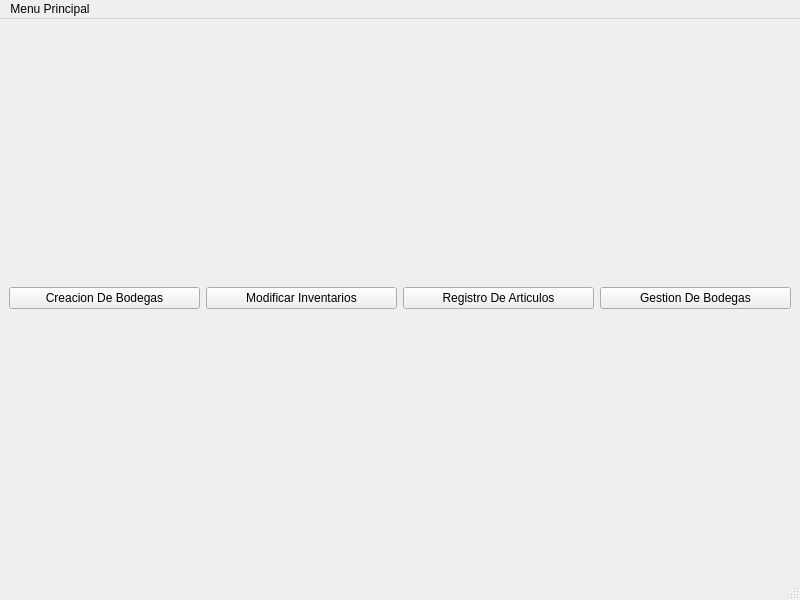
<?xml version="1.0" encoding="UTF-8"?>
<ui version="4.0">
 <class>qtMainWindow</class>
 <widget class="QMainWindow" name="qtMainWindow">
  <property name="geometry">
   <rect>
    <x>0</x>
    <y>0</y>
    <width>800</width>
    <height>600</height>
   </rect>
  </property>
  <property name="cursor">
   <cursorShape>ArrowCursor</cursorShape>
  </property>
  <property name="windowTitle">
   <string>CDP || Bodegas</string>
  </property>
  <widget class="QWidget" name="centralwidget">
   <layout class="QHBoxLayout" name="horizontalLayout">
    <item>
     <widget class="QPushButton" name="qtBTNCreacionDeBodegas">
      <property name="cursor">
       <cursorShape>PointingHandCursor</cursorShape>
      </property>
      <property name="text">
       <string>Creacion De Bodegas</string>
      </property>
     </widget>
    </item>
    <item>
     <widget class="QPushButton" name="qtBTNModificarInventarios">
      <property name="cursor">
       <cursorShape>PointingHandCursor</cursorShape>
      </property>
      <property name="text">
       <string>Modificar Inventarios</string>
      </property>
     </widget>
    </item>
    <item>
     <widget class="QPushButton" name="qtBTNRegistroDeArticulos">
      <property name="cursor">
       <cursorShape>PointingHandCursor</cursorShape>
      </property>
      <property name="text">
       <string>Registro De Articulos</string>
      </property>
     </widget>
    </item>
    <item>
     <widget class="QPushButton" name="qtBTNGestionDeBodegas">
      <property name="cursor">
       <cursorShape>PointingHandCursor</cursorShape>
      </property>
      <property name="text">
       <string>Gestion De Bodegas</string>
      </property>
     </widget>
    </item>
   </layout>
  </widget>
  <widget class="QMenuBar" name="qtMenuBar">
   <property name="geometry">
    <rect>
     <x>0</x>
     <y>0</y>
     <width>800</width>
     <height>21</height>
    </rect>
   </property>
   <widget class="QMenu" name="menuMenu_Principal">
    <property name="title">
     <string>Menu Principal</string>
    </property>
    <addaction name="qtMNUSalir"/>
   </widget>
   <addaction name="menuMenu_Principal"/>
  </widget>
  <widget class="QStatusBar" name="statusbar"/>
  <action name="actionCreacion_De_Bodegas">
   <property name="text">
    <string>Creacion De Bodegas</string>
   </property>
  </action>
  <action name="actionManejo_De_Bodegas">
   <property name="text">
    <string>Manejo De Bodegas</string>
   </property>
  </action>
  <action name="qtMNUSalir">
   <property name="text">
    <string>Salir</string>
   </property>
  </action>
  <action name="actionCreacion_De_Bodegas_2">
   <property name="text">
    <string>Creacion De Bodegas</string>
   </property>
  </action>
 </widget>
 <resources/>
 <connections/>
</ui>
